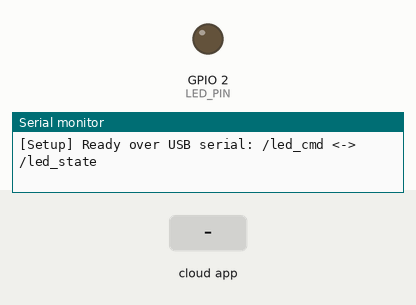
Recording of a program running on a simulated ESP32. On the bench: output pins drawn as LEDs (lit = HIGH), the last lines printed to the serial monitor. Inputs (shaded band) come from the test bench. The ROS host is connected and sends only what is stated.

Above: at 1.4 s.
1.5 s: the phone or cloud app sets led_cmd to 1
At 2.4 s:
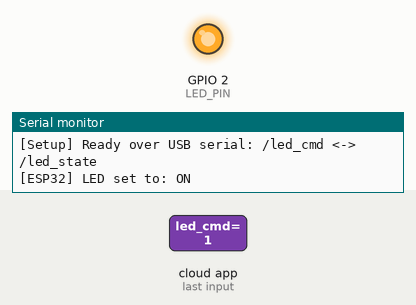
3.0 s: the phone or cloud app sets led_cmd to 0
At 4.3 s:
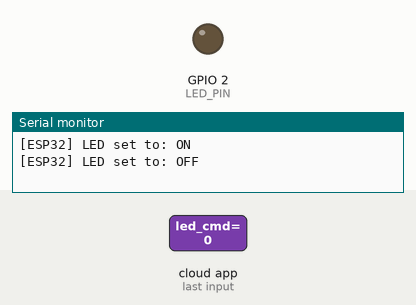
Timing chart, 0 to 6.0 s (numbered marks = the images above; inputs shaded):
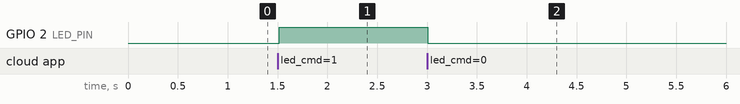

Measured:
- after the input at 1.5 s, GPIO 2 (LED_PIN): LOW → HIGH at once
- after the input at 3.0 s, GPIO 2 (LED_PIN): HIGH → LOW at once

The program:

main.cpp
```cpp
#include <Arduino.h>
#include <micro_ros_platformio.h>

#include <rcl/rcl.h>
#include <rclc/rclc.h>
#include <rclc/executor.h>
#include <std_msgs/msg/bool.h>

// ---------- LED pin ----------
#define LED_PIN 2   // your external LED on GPIO4

// ---------- micro-ROS handles ----------
rcl_allocator_t allocator;
rclc_support_t support;
rcl_node_t node;
rcl_subscription_t led_sub;
rcl_publisher_t state_pub;
rclc_executor_t executor;

// ---------- messages ----------
std_msgs__msg__Bool led_cmd_msg;
std_msgs__msg__Bool led_state_msg;

// ---------- callback ----------
static void led_cmd_callback(const void *msgin) {
  const std_msgs__msg__Bool *m = (const std_msgs__msg__Bool *)msgin;
  digitalWrite(LED_PIN, m->data ? HIGH : LOW);

  led_state_msg.data = m->data;
  (void) rcl_publish(&state_pub, &led_state_msg, NULL);

  Serial.printf("[ESP32] LED set to: %s\n", m->data ? "ON" : "OFF");
}

void setup() {
  // USB serial for logging
  Serial.begin(115200);
  delay(200);

  pinMode(LED_PIN, OUTPUT);
  digitalWrite(LED_PIN, LOW);

  // --- micro-ROS over USB serial ---
  // Use the default USB/UART bridge 'Serial'
  set_microros_serial_transports(Serial);

  // rcl init
  allocator = rcl_get_default_allocator();
  rclc_support_init(&support, 0, NULL, &allocator);
  rclc_node_init_default(&node, "esp32_led_node", "", &support);

  // publisher: /led_state
  rclc_publisher_init_default(
      &state_pub, &node,
      ROSIDL_GET_MSG_TYPE_SUPPORT(std_msgs, msg, Bool),
      "/led_state");

  // subscription: /led_cmd
  rclc_subscription_init_default(
      &led_sub, &node,
      ROSIDL_GET_MSG_TYPE_SUPPORT(std_msgs, msg, Bool),
      "/led_cmd");

  // executor
  rclc_executor_init(&executor, &support.context, 1, &allocator);
  rclc_executor_add_subscription(&executor, &led_sub, &led_cmd_msg,
                                 &led_cmd_callback, ON_NEW_DATA);

  // initial state publish (OFF)
  led_state_msg.data = false;
  (void) rcl_publish(&state_pub, &led_state_msg, NULL);

  Serial.println("[Setup] Ready over USB serial: /led_cmd <-> /led_state");
}

void loop() {
  rclc_executor_spin_some(&executor, RCL_MS_TO_NS(100));
  delay(10);
}
```
